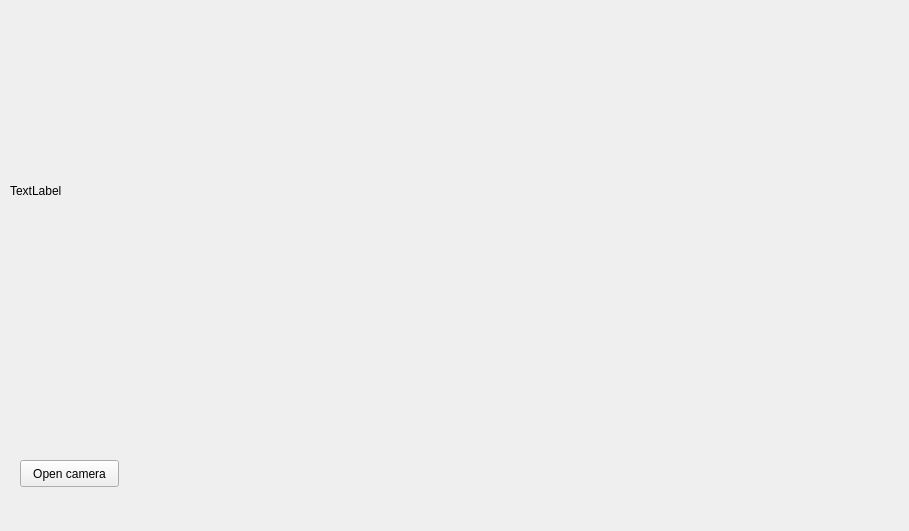
<?xml version="1.0" encoding="UTF-8"?>
<ui version="4.0">
 <class>MainWindow</class>
 <widget class="QMainWindow" name="MainWindow">
  <property name="geometry">
   <rect>
    <x>0</x>
    <y>0</y>
    <width>909</width>
    <height>531</height>
   </rect>
  </property>
  <property name="windowTitle">
   <string>MainWindow</string>
  </property>
  <widget class="QWidget" name="centralWidget">
   <widget class="QLabel" name="label">
    <property name="geometry">
     <rect>
      <x>10</x>
      <y>10</y>
      <width>881</width>
      <height>361</height>
     </rect>
    </property>
    <property name="text">
     <string>TextLabel</string>
    </property>
   </widget>
   <widget class="QPushButton" name="open">
    <property name="geometry">
     <rect>
      <x>20</x>
      <y>460</y>
      <width>99</width>
      <height>27</height>
     </rect>
    </property>
    <property name="text">
     <string>Open camera</string>
    </property>
   </widget>
  </widget>
  <widget class="QMenuBar" name="menuBar">
   <property name="geometry">
    <rect>
     <x>0</x>
     <y>0</y>
     <width>909</width>
     <height>25</height>
    </rect>
   </property>
  </widget>
 </widget>
 <layoutdefault spacing="6" margin="11"/>
 <resources/>
 <connections/>
</ui>
